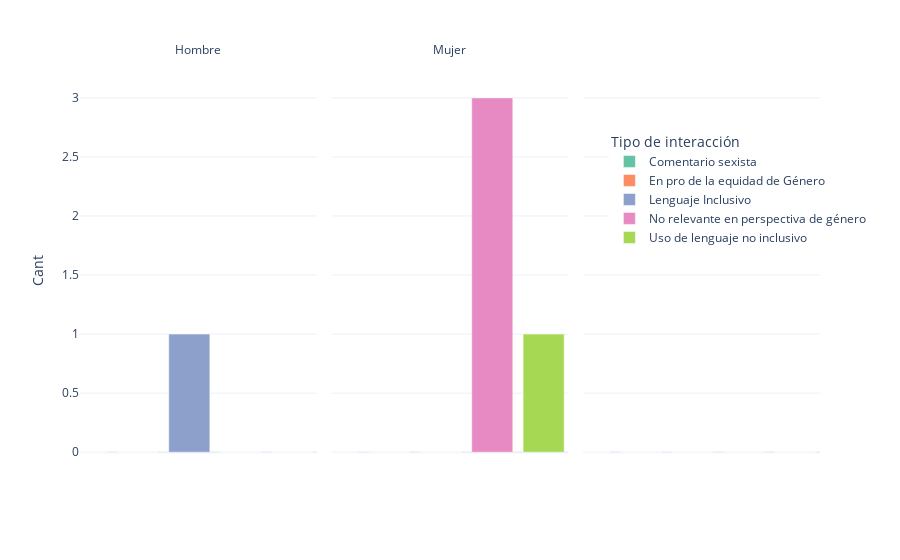

This figure's notebook cell:
### Code cell
figcg=px.bar(pivotgen,x='Tipo de interacción', y='Cant', color='Tipo de interacción', facet_col='Género', template="plotly_white",color_discrete_sequence=px.colors.qualitative.Set2)
figcg.update_xaxes(visible=False, showticklabels=False)
figcg.for_each_annotation(lambda a: a.update(text=a.text.split("=")[-1]))
figcg.show(config=config_chart)

### Figure 1 — Plotly figure (JSON) as saved in the notebook; plotly's stock layout.template omitted (floating-point values rounded to 4 significant figures)
{"data": [{"alignmentgroup": "True", "hovertemplate": "Tipo de interacción=%{x}<br>Género=Hombre<br>Cant=%{y}<extra></extra>", "legendgroup": "Comentario sexista", "marker": {"color": "rgb(102,194,165)", "pattern": {"shape": ""}}, "name": "Comentario sexista", "offsetgroup": "Comentario sexista", "orientation": "v", "showlegend": true, "textposition": "auto", "type": "bar", "x": ["Comentario sexista"], "xaxis": "x", "y": [0], "yaxis": "y"}, {"alignmentgroup": "True", "hovertemplate": "Tipo de interacción=%{x}<br>Género=Mujer<br>Cant=%{y}<extra></extra>", "legendgroup": "Comentario sexista", "marker": {"color": "rgb(102,194,165)", "pattern": {"shape": ""}}, "name": "Comentario sexista", "offsetgroup": "Comentario sexista", "orientation": "v", "showlegend": false, "textposition": "auto", "type": "bar", "x": ["Comentario sexista"], "xaxis": "x2", "y": [0], "yaxis": "y2"}, {"alignmentgroup": "True", "hovertemplate": "Tipo de interacción=%{x}<br>Género=No especificado<br>Cant=%{y}<extra></extra>", "legendgroup": "Comentario sexista", "marker": {"color": "rgb(102,194,165)", "pattern": {"shape": ""}}, "name": "Comentario sexista", "offsetgroup": "Comentario sexista", "orientation": "v", "showlegend": false, "textposition": "auto", "type": "bar", "x": ["Comentario sexista"], "xaxis": "x3", "y": [0], "yaxis": "y3"}, {"alignmentgroup": "True", "hovertemplate": "Tipo de interacción=%{x}<br>Género=Hombre<br>Cant=%{y}<extra></extra>", "legendgroup": "En pro de la equidad de Género", "marker": {"color": "rgb(252,141,98)", "pattern": {"shape": ""}}, "name": "En pro de la equidad de Género", "offsetgroup": "En pro de la equidad de Género", "orientation": "v", "showlegend": true, "textposition": "auto", "type": "bar", "x": ["En pro de la equidad de Género"], "xaxis": "x", "y": [0], "yaxis": "y"}, {"alignmentgroup": "True", "hovertemplate": "Tipo de interacción=%{x}<br>Género=Mujer<br>Cant=%{y}<extra></extra>", "legendgroup": "En pro de la equidad de Género", "marker": {"color": "rgb(252,141,98)", "pattern": {"shape": ""}}, "name": "En pro de la equidad de Género", "offsetgroup": "En pro de la equidad de Género", "orientation": "v", "showlegend": false, "textposition": "auto", "type": "bar", "x": ["En pro de la equidad de Género"], "xaxis": "x2", "y": [0], "yaxis": "y2"}, {"alignmentgroup": "True", "hovertemplate": "Tipo de interacción=%{x}<br>Género=No especificado<br>Cant=%{y}<extra></extra>", "legendgroup": "En pro de la equidad de Género", "marker": {"color": "rgb(252,141,98)", "pattern": {"shape": ""}}, "name": "En pro de la equidad de Género", "offsetgroup": "En pro de la equidad de Género", "orientation": "v", "showlegend": false, "textposition": "auto", "type": "bar", "x": ["En pro de la equidad de Género"], "xaxis": "x3", "y": [0], "yaxis": "y3"}, {"alignmentgroup": "True", "hovertemplate": "Tipo de interacción=%{x}<br>Género=Hombre<br>Cant=%{y}<extra></extra>", "legendgroup": "Lenguaje Inclusivo", "marker": {"color": "rgb(141,160,203)", "pattern": {"shape": ""}}, "name": "Lenguaje Inclusivo", "offsetgroup": "Lenguaje Inclusivo", "orientation": "v", "showlegend": true, "textposition": "auto", "type": "bar", "x": ["Lenguaje Inclusivo"], "xaxis": "x", "y": [1], "yaxis": "y"}, {"alignmentgroup": "True", "hovertemplate": "Tipo de interacción=%{x}<br>Género=Mujer<br>Cant=%{y}<extra></extra>", "legendgroup": "Lenguaje Inclusivo", "marker": {"color": "rgb(141,160,203)", "pattern": {"shape": ""}}, "name": "Lenguaje Inclusivo", "offsetgroup": "Lenguaje Inclusivo", "orientation": "v", "showlegend": false, "textposition": "auto", "type": "bar", "x": ["Lenguaje Inclusivo"], "xaxis": "x2", "y": [0], "yaxis": "y2"}, {"alignmentgroup": "True", "hovertemplate": "Tipo de interacción=%{x}<br>Género=No especificado<br>Cant=%{y}<extra></extra>", "legendgroup": "Lenguaje Inclusivo", "marker": {"color": "rgb(141,160,203)", "pattern": {"shape": ""}}, "name": "Lenguaje Inclusivo", "offsetgroup": "Lenguaje Inclusivo", "orientation": "v", "showlegend": false, "textposition": "auto", "type": "bar", "x": ["Lenguaje Inclusivo"], "xaxis": "x3", "y": [0], "yaxis": "y3"}, {"alignmentgroup": "True", "hovertemplate": "Tipo de interacción=%{x}<br>Género=Hombre<br>Cant=%{y}<extra></extra>", "legendgroup": "No relevante en perspectiva de género", "marker": {"color": "rgb(231,138,195)", "pattern": {"shape": ""}}, "name": "No relevante en perspectiva de género", "offsetgroup": "No relevante en perspectiva de género", "orientation": "v", "showlegend": true, "textposition": "auto", "type": "bar", "x": ["No relevante en perspectiva de género"], "xaxis": "x", "y": [0], "yaxis": "y"}, {"alignmentgroup": "True", "hovertemplate": "Tipo de interacción=%{x}<br>Género=Mujer<br>Cant=%{y}<extra></extra>", "legendgroup": "No relevante en perspectiva de género", "marker": {"color": "rgb(231,138,195)", "pattern": {"shape": ""}}, "name": "No relevante en perspectiva de género", "offsetgroup": "No relevante en perspectiva de género", "orientation": "v", "showlegend": false, "textposition": "auto", "type": "bar", "x": ["No relevante en perspectiva de género"], "xaxis": "x2", "y": [3], "yaxis": "y2"}, {"alignmentgroup": "True", "hovertemplate": "Tipo de interacción=%{x}<br>Género=No especificado<br>Cant=%{y}<extra></extra>", "legendgroup": "No relevante en perspectiva de género", "marker": {"color": "rgb(231,138,195)", "pattern": {"shape": ""}}, "name": "No relevante en perspectiva de género", "offsetgroup": "No relevante en perspectiva de género", "orientation": "v", "showlegend": false, "textposition": "auto", "type": "bar", "x": ["No relevante en perspectiva de género"], "xaxis": "x3", "y": [0], "yaxis": "y3"}, {"alignmentgroup": "True", "hovertemplate": "Tipo de interacción=%{x}<br>Género=Hombre<br>Cant=%{y}<extra></extra>", "legendgroup": "Uso de lenguaje no inclusivo", "marker": {"color": "rgb(166,216,84)", "pattern": {"shape": ""}}, "name": "Uso de lenguaje no inclusivo", "offsetgroup": "Uso de lenguaje no inclusivo", "orientation": "v", "showlegend": true, "textposition": "auto", "type": "bar", "x": ["Uso de lenguaje no inclusivo"], "xaxis": "x", "y": [0], "yaxis": "y"}, {"alignmentgroup": "True", "hovertemplate": "Tipo de interacción=%{x}<br>Género=Mujer<br>Cant=%{y}<extra></extra>", "legendgroup": "Uso de lenguaje no inclusivo", "marker": {"color": "rgb(166,216,84)", "pattern": {"shape": ""}}, "name": "Uso de lenguaje no inclusivo", "offsetgroup": "Uso de lenguaje no inclusivo", "orientation": "v", "showlegend": false, "textposition": "auto", "type": "bar", "x": ["Uso de lenguaje no inclusivo"], "xaxis": "x2", "y": [1], "yaxis": "y2"}, {"alignmentgroup": "True", "hovertemplate": "Tipo de interacción=%{x}<br>Género=No especificado<br>Cant=%{y}<extra></extra>", "legendgroup": "Uso de lenguaje no inclusivo", "marker": {"color": "rgb(166,216,84)", "pattern": {"shape": ""}}, "name": "Uso de lenguaje no inclusivo", "offsetgroup": "Uso de lenguaje no inclusivo", "orientation": "v", "showlegend": false, "textposition": "auto", "type": "bar", "x": ["Uso de lenguaje no inclusivo"], "xaxis": "x3", "y": [0], "yaxis": "y3"}], "layout": {"annotations": [{"font": {}, "showarrow": false, "text": "Hombre", "x": 0.16, "xanchor": "center", "xref": "paper", "y": 1, "yanchor": "bottom", "yref": "paper"}, {"font": {}, "showarrow": false, "text": "Mujer", "x": 0.5, "xanchor": "center", "xref": "paper", "y": 1, "yanchor": "bottom", "yref": "paper"}, {"font": {}, "showarrow": false, "text": "", "x": 0.84, "xanchor": "center", "xref": "paper", "y": 1, "yanchor": "bottom", "yref": "paper"}], "autosize": true, "barmode": "relative", "legend": {"title": {"text": "Tipo de interacción"}, "tracegroupgap": 0, "x": 0.7154, "y": 0.8364}, "margin": {"t": 60}, "xaxis": {"anchor": "y", "autorange": false, "categoryarray": ["Comentario sexista", "En pro de la equidad de Género", "Lenguaje Inclusivo", "No relevante en perspectiva de género", "Uso de lenguaje no inclusivo"], "categoryorder": "array", "domain": [0, 0.32], "range": [-0.1277, 4.482], "showticklabels": false, "title": {"text": "Tipo de interacción"}, "type": "category", "visible": false}, "xaxis2": {"anchor": "y2", "autorange": false, "categoryarray": ["Comentario sexista", "En pro de la equidad de Género", "Lenguaje Inclusivo", "No relevante en perspectiva de género", "Uso de lenguaje no inclusivo"], "categoryorder": "array", "domain": [0.34, 0.66], "matches": "x", "range": [-0.1277, 4.482], "showticklabels": false, "title": {"text": "Tipo de interacción"}, "type": "category", "visible": false}, "xaxis3": {"anchor": "y3", "autorange": false, "categoryarray": ["Comentario sexista", "En pro de la equidad de Género", "Lenguaje Inclusivo", "No relevante en perspectiva de género", "Uso de lenguaje no inclusivo"], "categoryorder": "array", "domain": [0.68, 1.0], "matches": "x", "range": [-0.1277, 4.482], "showticklabels": false, "title": {"text": "Tipo de interacción"}, "type": "category", "visible": false}, "yaxis": {"anchor": "x", "autorange": false, "domain": [0, 1], "range": [-0.2354, 3.321], "title": {"text": "Cant"}, "type": "linear"}, "yaxis2": {"anchor": "x2", "autorange": false, "domain": [0, 1], "matches": "y", "range": [-0.2354, 3.321], "showticklabels": false, "type": "linear"}, "yaxis3": {"anchor": "x3", "autorange": false, "domain": [0, 1], "matches": "y", "range": [-0.2354, 3.321], "showticklabels": false, "type": "linear"}}}
